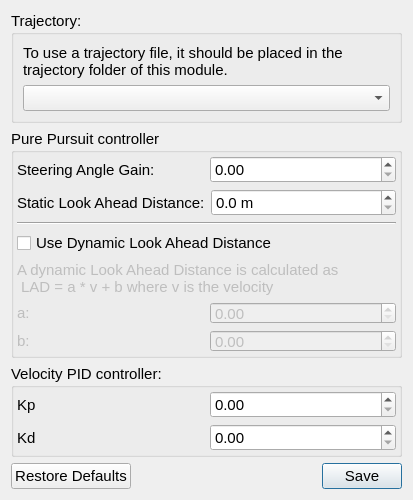
<?xml version="1.0" encoding="UTF-8"?>
<ui version="4.0">
 <class>Dialog</class>
 <widget class="QDialog" name="Dialog">
  <property name="geometry">
   <rect>
    <x>0</x>
    <y>0</y>
    <width>413</width>
    <height>500</height>
   </rect>
  </property>
  <property name="windowTitle">
   <string>Keyboard Settings</string>
  </property>
  <layout class="QVBoxLayout" name="verticalLayout">
   <item>
    <widget class="QGroupBox" name="groupBox">
     <property name="font">
      <font>
       <pointsize>11</pointsize>
      </font>
     </property>
     <property name="title">
      <string>Trajectory:</string>
     </property>
     <layout class="QVBoxLayout" name="verticalLayout_3">
      <item>
       <widget class="QLabel" name="label_3">
        <property name="text">
         <string>To use a trajectory file, it should be placed in the trajectory folder of this module.</string>
        </property>
        <property name="wordWrap">
         <bool>true</bool>
        </property>
       </widget>
      </item>
      <item>
       <widget class="QComboBox" name="trajectoryComboBox"/>
      </item>
     </layout>
    </widget>
   </item>
   <item>
    <widget class="QGroupBox" name="groupBox_2">
     <property name="sizePolicy">
      <sizepolicy hsizetype="Preferred" vsizetype="Expanding">
       <horstretch>0</horstretch>
       <verstretch>0</verstretch>
      </sizepolicy>
     </property>
     <property name="font">
      <font>
       <pointsize>11</pointsize>
       <weight>50</weight>
       <bold>false</bold>
      </font>
     </property>
     <property name="title">
      <string>Pure Pursuit controller:</string>
     </property>
     <layout class="QVBoxLayout" name="verticalLayout_2">
      <property name="leftMargin">
       <number>3</number>
      </property>
      <property name="topMargin">
       <number>3</number>
      </property>
      <property name="rightMargin">
       <number>3</number>
      </property>
      <property name="bottomMargin">
       <number>3</number>
      </property>
      <item>
       <layout class="QHBoxLayout" name="horizontalLayout_2">
        <item>
         <widget class="QLabel" name="label_4">
          <property name="text">
           <string>Steering Angle Gain:</string>
          </property>
         </widget>
        </item>
        <item>
         <widget class="QDoubleSpinBox" name="steeringGainDoubleSpinBox">
          <property name="suffix">
           <string/>
          </property>
          <property name="singleStep">
           <double>0.100000000000000</double>
          </property>
         </widget>
        </item>
       </layout>
      </item>
      <item>
       <layout class="QHBoxLayout" name="horizontalLayout">
        <item>
         <widget class="QLabel" name="staticLADLabel">
          <property name="text">
           <string>Static Look Ahead Distance:</string>
          </property>
         </widget>
        </item>
        <item>
         <widget class="QDoubleSpinBox" name="staticLADDoubleSpinBox">
          <property name="suffix">
           <string> m</string>
          </property>
          <property name="decimals">
           <number>1</number>
          </property>
          <property name="maximum">
           <double>1000.000000000000000</double>
          </property>
         </widget>
        </item>
       </layout>
      </item>
      <item>
       <widget class="Line" name="line">
        <property name="orientation">
         <enum>Qt::Horizontal</enum>
        </property>
       </widget>
      </item>
      <item>
       <widget class="QCheckBox" name="dynamicLADCheckBox">
        <property name="text">
         <string>Use Dynamic Look Ahead Distance</string>
        </property>
       </widget>
      </item>
      <item>
       <widget class="QLabel" name="LADExplanationLabel">
        <property name="enabled">
         <bool>false</bool>
        </property>
        <property name="text">
         <string>A dynamic Look Ahead Distance is calculated as 
 LAD = a * v + b where v is the velocity </string>
        </property>
        <property name="wordWrap">
         <bool>true</bool>
        </property>
       </widget>
      </item>
      <item>
       <layout class="QGridLayout" name="gridLayout">
        <item row="0" column="0">
         <widget class="QLabel" name="aLabel">
          <property name="enabled">
           <bool>false</bool>
          </property>
          <property name="text">
           <string>a: </string>
          </property>
         </widget>
        </item>
        <item row="0" column="1">
         <widget class="QDoubleSpinBox" name="aDoubleSpinBox">
          <property name="enabled">
           <bool>false</bool>
          </property>
          <property name="suffix">
           <string/>
          </property>
          <property name="singleStep">
           <double>0.100000000000000</double>
          </property>
         </widget>
        </item>
        <item row="1" column="0">
         <widget class="QLabel" name="bLabel">
          <property name="enabled">
           <bool>false</bool>
          </property>
          <property name="text">
           <string>b:</string>
          </property>
         </widget>
        </item>
        <item row="1" column="1">
         <widget class="QDoubleSpinBox" name="bDoubleSpinBox">
          <property name="enabled">
           <bool>false</bool>
          </property>
          <property name="suffix">
           <string/>
          </property>
          <property name="singleStep">
           <double>0.100000000000000</double>
          </property>
         </widget>
        </item>
       </layout>
      </item>
     </layout>
    </widget>
   </item>
   <item>
    <widget class="QGroupBox" name="button_groupbox">
     <property name="sizePolicy">
      <sizepolicy hsizetype="Preferred" vsizetype="Minimum">
       <horstretch>0</horstretch>
       <verstretch>0</verstretch>
      </sizepolicy>
     </property>
     <property name="font">
      <font>
       <pointsize>11</pointsize>
       <weight>50</weight>
       <bold>false</bold>
      </font>
     </property>
     <property name="title">
      <string>Velocity PID controller:</string>
     </property>
     <layout class="QGridLayout" name="gridLayout_5">
      <property name="leftMargin">
       <number>3</number>
      </property>
      <property name="topMargin">
       <number>3</number>
      </property>
      <property name="rightMargin">
       <number>3</number>
      </property>
      <property name="bottomMargin">
       <number>3</number>
      </property>
      <item row="1" column="0">
       <widget class="QLabel" name="label_2">
        <property name="font">
         <font>
          <pointsize>11</pointsize>
          <weight>50</weight>
          <bold>false</bold>
         </font>
        </property>
        <property name="text">
         <string>Kd</string>
        </property>
       </widget>
      </item>
      <item row="0" column="0">
       <widget class="QLabel" name="label">
        <property name="font">
         <font>
          <pointsize>11</pointsize>
          <weight>50</weight>
          <bold>false</bold>
         </font>
        </property>
        <property name="text">
         <string>Kp</string>
        </property>
       </widget>
      </item>
      <item row="0" column="1">
       <widget class="QDoubleSpinBox" name="kpDoubleSpinBox">
        <property name="singleStep">
         <double>0.100000000000000</double>
        </property>
       </widget>
      </item>
      <item row="1" column="1">
       <widget class="QDoubleSpinBox" name="kdDoubleSpinBox">
        <property name="singleStep">
         <double>0.100000000000000</double>
        </property>
       </widget>
      </item>
     </layout>
    </widget>
   </item>
   <item>
    <widget class="QDialogButtonBox" name="button_box_settings">
     <property name="font">
      <font>
       <pointsize>11</pointsize>
       <weight>50</weight>
       <bold>false</bold>
      </font>
     </property>
     <property name="orientation">
      <enum>Qt::Horizontal</enum>
     </property>
     <property name="standardButtons">
      <set>QDialogButtonBox::RestoreDefaults|QDialogButtonBox::Save</set>
     </property>
    </widget>
   </item>
  </layout>
 </widget>
 <resources/>
 <connections>
  <connection>
   <sender>button_box_settings</sender>
   <signal>accepted()</signal>
   <receiver>Dialog</receiver>
   <slot>accept()</slot>
   <hints>
    <hint type="sourcelabel">
     <x>248</x>
     <y>254</y>
    </hint>
    <hint type="destinationlabel">
     <x>157</x>
     <y>274</y>
    </hint>
   </hints>
  </connection>
  <connection>
   <sender>button_box_settings</sender>
   <signal>rejected()</signal>
   <receiver>Dialog</receiver>
   <slot>reject()</slot>
   <hints>
    <hint type="sourcelabel">
     <x>316</x>
     <y>260</y>
    </hint>
    <hint type="destinationlabel">
     <x>286</x>
     <y>274</y>
    </hint>
   </hints>
  </connection>
 </connections>
</ui>
